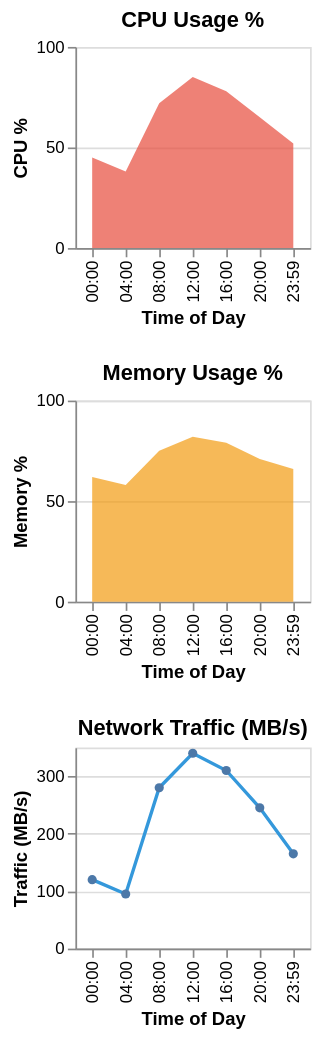

Write a Vega-Lite specification for this figure.
### Vega-Lite specification from a JSON file in a GitHub repository (floating-point values rounded to 4 significant figures)
{"$schema": "https://vega.github.io/schema/vega-lite/v5.json", "description": "Server metrics monitoring: CPU, Memory, and Network", "data": {"values": [{"time": "00:00", "cpu": 45, "memory": 62, "network": 120}, {"time": "04:00", "cpu": 38, "memory": 58, "network": 95}, {"time": "08:00", "cpu": 72, "memory": 75, "network": 280}, {"time": "12:00", "cpu": 85, "memory": 82, "network": 340}, {"time": "16:00", "cpu": 78, "memory": 79, "network": 310}, {"time": "20:00", "cpu": 65, "memory": 71, "network": 245}, {"time": "23:59", "cpu": 52, "memory": 66, "network": 165}]}, "vconcat": [{"title": "CPU Usage %", "mark": {"type": "area", "color": "#e74c3c", "opacity": 0.7}, "encoding": {"x": {"field": "time", "type": "ordinal", "axis": {"title": "Time of Day"}}, "y": {"field": "cpu", "type": "quantitative", "axis": {"title": "CPU %", "format": ".0f"}, "scale": {"domain": [0, 100]}}}, "height": 120}, {"title": "Memory Usage %", "mark": {"type": "area", "color": "#f39c12", "opacity": 0.7}, "encoding": {"x": {"field": "time", "type": "ordinal", "axis": {"title": "Time of Day"}}, "y": {"field": "memory", "type": "quantitative", "axis": {"title": "Memory %", "format": ".0f"}, "scale": {"domain": [0, 100]}}}, "height": 120}, {"title": "Network Traffic (MB/s)", "mark": {"type": "line", "point": true, "color": "#3498db"}, "encoding": {"x": {"field": "time", "type": "ordinal", "axis": {"title": "Time of Day"}}, "y": {"field": "network", "type": "quantitative", "axis": {"title": "Traffic (MB/s)", "format": ".0f"}}}, "height": 120}]}
